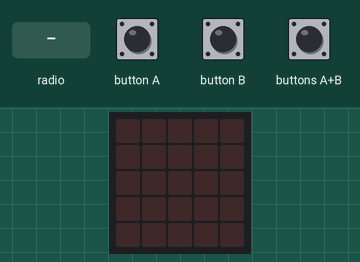
A program run on a simulated BBC micro:bit (MakeCode). Shown: the board's 5×5 LED display. The inputs (shaded band) are chosen by the test bench.

Above: at 1.2 s.
1.3 s: radio message "pozik" arrives
At 2.5 s:
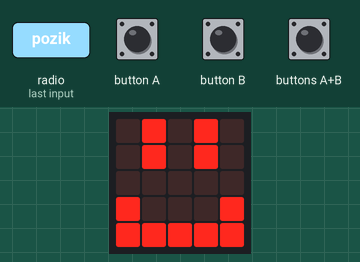
2.8 s: radio message "bihotza" arrives
At 3.9 s:
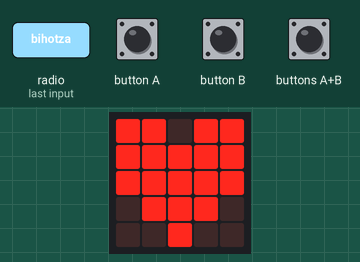
4.3 s: radio message "triste" arrives
At 5.0 s:
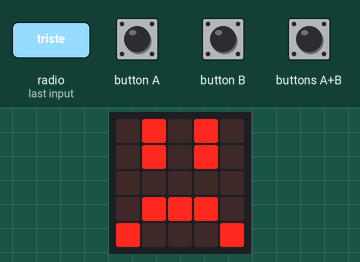
Timing chart, 0 to 7.3 s (numbered marks = the images above; inputs shaded):
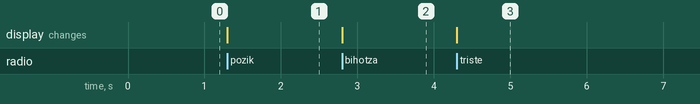

Measured:
- after the input at 1.3 s, the display: changes at once (image 1)
- after the input at 2.8 s, the display: changes at once (image 2)
- after the input at 4.3 s, the display: changes at once (image 3)

The program:

main.ts
```typescript
input.onButtonPressed(Button.A, function () {
    radio.sendString("pozik")
})
input.onButtonPressed(Button.AB, function () {
    radio.sendString("bihotza")
})
radio.onReceivedString(function (receivedString) {
    if ("pozik" == receivedString) {
        basic.showLeds(`
            . # . # .
            . # . # .
            . . . . .
            # . . . #
            # # # # #
            `)
    }
    if ("triste" == receivedString) {
        basic.showLeds(`
            . # . # .
            . # . # .
            . . . . .
            . # # # .
            # . . . #
            `)
    }
    if ("bihotza" == receivedString) {
        basic.showLeds(`
            # # . # #
            # # # # #
            # # # # #
            . # # # .
            . . # . .
            `)
    }
})
input.onButtonPressed(Button.B, function () {
    radio.sendString("triste")
})
radio.setGroup(7)
basic.forever(function () {

})
```

test.ts
```typescript
// aquí va el archivo "tests"; esto no se compilará cuando este paquete se utilice como una extensión.
```
